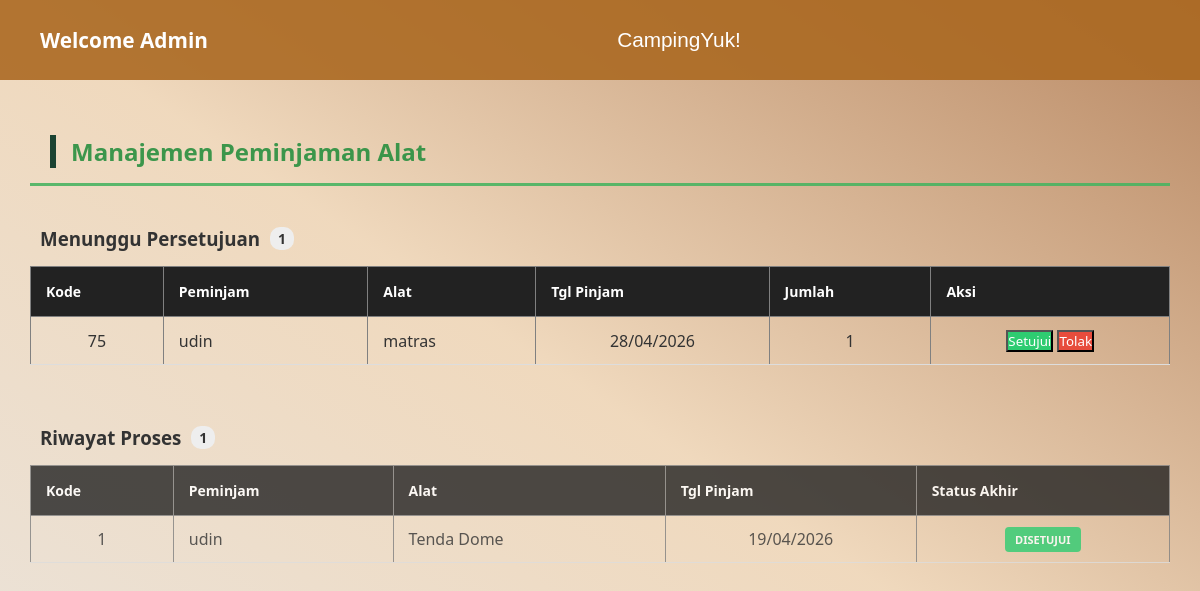
The app's page /view/view_admin/peminjaman.php (signed in) with its own data.
### tables this page shows
CREATE TABLE `peminjaman_alat` (
  `id_user` int(11) NOT NULL,
  `id_alat` int(20) NOT NULL,
  `kode_pinjam` int(10) NOT NULL,
  `nama_peminjam` varchar(200) NOT NULL,
  `tanggal_meminjam` date NOT NULL,
  `batas_pengembalian` date NOT NULL,
  `jumlah` int(20) NOT NULL,
  `status` enum('Menunggu','Disetujui','Ditolak','') NOT NULL
);

CREATE TABLE `peralatan` (
  `id_alat` int(20) NOT NULL,
  `id_kategori` int(11) NOT NULL,
  `nama_alat` varchar(50) NOT NULL,
  `jumlah` int(11) NOT NULL,
  `foto_alat` varchar(255) NOT NULL,
  `harga` varchar(50) DEFAULT NULL
);

### controller/c_peminjaman.php (called while the page is built, shortened)
<?php
include_once __DIR__ . '/../models/m_peminjaman.php';
$peminjaman = new peminjaman();
$id_session = $_SESSION['data']['id_user'] ?? null;
$role_session = $_SESSION['data']['role'] ?? 'user';
try {
    if (isset($_GET['aksi'])) {
        $aksi = $_GET['aksi'];
        if ($aksi == 'peminjaman') {
            $id_user = $id_session;
            $id_alat = $_POST['id_alat'];
            $nama_peminjam = $_POST['nama_peminjam'];
            $tgl_pinjam = $_POST['tgl_pinjam'];
            $tgl_kembali = $_POST['tgl_kembali'];
            $jumlah = $_POST['jumlah'];
            $result = $peminjaman->tambah_data_peminjam($id_user, $id_alat, $nama_peminjam, $tgl_pinjam, $tgl_kembali, $jumlah);
            if ($result) {
                echo "<script>alert('Berhasil!'); window.location='../view/view_user/daftar_peminjaman.php'</script>";
            } else {
                echo "<script>alert('Gagal tambah data!'); history.back();</script>";
            }
            exit;
        }
        if ($aksi == 'update_status') {
    $id = $_GET['id'] ?? null;
    $status_req = $_GET['status'] ?? null;
    if ($id && $status_req) {
        $result = $peminjaman->update_status_peminjaman($id, $status_req);
        if ($result) {
            $redirect_url = '../View/view_petugas/pengembalian.php';
            if (isset($_SESSION['role']) && $_SESSION['role'] == 'admin') {
                $redirect_url = '../View/view_admin/pengembalian.php';
            }
            echo "<script>
                    alert('Data berhasil diproses!');
                    window.location.href = '$redirect_url';
                  </script>";
        } else {
            echo "<script>
                    alert('Gagal memproses data! Periksa relasi database.');
                    history.back();
                  </script>";
        }
    }
    exit;
}
    } else {
        $data_peminjam = ($role_session == 'admin' || $role_session == 'petugas')
                         ? $peminjaman->tampil_data_peminjam()
                         : $peminjaman->tampil_data_peminjam($id_session);
    }
} catch (Exception $e) {
    echo "Error: " . $e->getMessage();
}
?>

### models/m_koneksi.php (called while the page is built, shortened)
<?php
class Koneksi {
    private $host = "localhost",
            $username = "root",
            $pass = "",
            $db = "peminjaman_alat";
    function __construct() {
        $this->koneksi = mysqli_connect(
            $this->host,
            $this->username,
            $this->pass,
            $this->db
        );
    }
}

### models/m_peminjaman.php (called while the page is built, shortened)
<?php
include_once 'm_koneksi.php';
class peminjaman {
    private $conn;
    public function __construct() {
        $db = new koneksi();
        $this->conn = $db->koneksi;
    }
    function tampil_data_peminjam($id_user = null) {
        $sql = "SELECT p.*, a.nama_alat FROM peminjaman_alat p
                INNER JOIN peralatan a ON p.id_alat = a.id_alat";
        $query = mysqli_query($this->conn, $sql);
        $result = [];
        while ($data = mysqli_fetch_assoc($query)) {
            $result[] = $data;
        }
        return $result;
    }
}
?>

### view/view_admin/peminjaman.php (the view, shortened to what this page needs)
<?php
include_once '../../controller/c_peminjaman.php';
include_once '../template/navbar.php';
$data_menunggu = array_filter($data_peminjam, function($item) {
    return $item['status'] == 'Menunggu';
});
$data_selesai = array_filter($data_peminjam, function($item) {
    return $item['status'] != 'Menunggu';
});
?>
<!DOCTYPE html>
<html lang="en">
<head>
  <link rel="stylesheet" href="../template/style.css">
  <link rel="stylesheet" href="../template/dashboard_adm.css">
</head>
<body>
  <div class="main-content">
    <h2>Manajemen Peminjaman Alat</h2>
    <hr>
    <h3 class="section-title">
      <i class="fas fa-clock"></i> Menunggu Persetujuan
      <span class="count-badge"><?= count($data_menunggu) ?></span>
    </h3>
    <div class="table-container">
      <table border="1" width="100%" style="border-collapse: collapse;">
        <thead>
          <tr>
            <th>Kode</th>
            <th>Peminjam</th>
            <th>Alat</th>
            <th>Tgl Pinjam</th>
            <th>Jumlah</th>
            <th>Aksi</th>
          </tr>
        </thead>
        <tbody>
          <?php if (!empty($data_menunggu)): ?>
            <?php foreach ($data_menunggu as $row): ?>
            <tr>
              <td style="text-align: center;"><?= $row['kode_pinjam'] ?></td>
              <td><?= $row['nama_peminjam'] ?></td>
              <td><?= $row['nama_alat'] ?></td>
              <td style="text-align: center;"><?= date('d/m/Y', strtotime($row['tanggal_meminjam'])) ?></td>
              <td style="text-align: center;"><?= $row['jumlah'] ?></td>
              <td style="text-align: center;">
                <button type="button" class="btn-action btn-setuju" onclick="konfirmasiAksi('<?= $row['kode_pinjam'] ?>', 'setujui')">Setujui</button>
                <button type="button" class="btn-action btn-tolak" onclick="konfirmasiAksi('<?= $row['kode_pinjam'] ?>', 'tolak')">Tolak</button>
              </td>
            </tr>
            <?php endforeach; ?>
          <?php else: ?>
            <tr><td colspan="6" style="text-align: center; padding: 15px; color: #999;">Tidak ada permintaan baru.</td></tr>
          <?php endif; ?>
        </tbody>
      </table>
    </div>
    <h3 class="section-title">
      <i class="fas fa-check-double"></i> Riwayat Proses
      <span class="count-badge"><?= count($data_selesai) ?></span>
    </h3>
    <div class="table-container">
      <table border="1" width="100%" style="border-collapse: collapse; opacity: 0.8;">
        <thead>
          <tr style="background-color: #555;">
            <th>Kode</th>
            <th>Peminjam</th>
            <th>Alat</th>
            <th>Tgl Pinjam</th>
            <th>Status Akhir</th>
          </tr>
        </thead>
        <tbody>
          <?php if (!empty($data_selesai)): ?>
            <?php foreach ($data_selesai as $row): ?>
            <tr>
              <td style="text-align: center;"><?= $row['kode_pinjam'] ?></td>
              <td><?= $row['nama_peminjam'] ?></td>
              <td><?= $row['nama_alat'] ?></td>
              <td style="text-align: center;"><?= date('d/m/Y', strtotime($row['tanggal_meminjam'])) ?></td>
              <td style="text-align: center;">
                <span class="badge <?= ($row['status'] == 'Disetujui') ? 'status-disetujui' : 'status-ditolak' ?>">
                  <?= $row['status'] ?>
                </span>
              </td>
            </tr>
            <?php endforeach; ?>
          <?php else: ?>
            <tr><td colspan="5" style="text-align: center; padding: 15px; color: #999;">Belum ada riwayat proses.</td></tr>
          <?php endif; ?>
        </tbody>
      </table>
    </div>
  </div>
</body>
</html>

### view/template/style.css (style rules this page uses)
html, body { margin: 0; padding: 0; min-height: 100vh; width: 100%; }
body { font-family: 'Segoe UI', Roboto, sans-serif; background: #a8834a; background: linear-gradient(145deg, #a8834a 0%, #ecd0a9 100%) fixed; background-attachment: fixed; color: #2d3436; }
h2 { color: #1b4332; font-size: 24px; margin-bottom: 15px; border-left: 6px solid #1b4332; padding-left: 15px; }
.table-container { overflow-x: auto; }
table { width: 100%; border-collapse: collapse; }
thead { background-color: #1b4332; }
th { color: #ffffff; padding: 15px; text-align: left; font-size: 14px; }
td { padding: 12px 15px; border-bottom: 1px solid #ddd; color: #333; }

### view/template/dashboard_adm.css (style rules this page uses)
* { box-sizing: border-box; font-family: "Segoe UI", sans-serif; margin: 0; padding: 0; }
body { margin: 0; padding: 0; min-height: 100vh; background-color: #f8fafc; background-image: linear-gradient( to bottom left, rgba(157, 87, 33, 0.702), rgba(224, 155, 72, 0.348) 50%, #9a662a26 100% ); background-attachment: fixed; }
.main-content { flex: 1; padding: 30px; }
h2 { margin-top: 25px; margin-left: 20px; color: #268e3ee4; }
hr { border: 0; background: #48b361e4; margin: 15px auto 30px auto; height: 3px; width: 100%; }

### view/view_admin/peminjaman.php (style rules this page uses)
.badge { padding: 5px 10px; border-radius: 4px; font-size: 11px; font-weight: bold; text-transform: uppercase; }
.status-disetujui { background-color: #2ecc71; color: #fff; }
.section-title { margin-top: 40px; margin-bottom: 15px; color: #333; display: flex; align-items: center; gap: 10px; }
.count-badge { background: #eee; padding: 2px 8px; border-radius: 10px; font-size: 14px; }
.btn-setuju { background-color: #2ecc71; color: white; }
.btn-tolak { background-color: #e74c3c; color: white; }
table { margin-bottom: 20px; }
th { background-color: #222; color: white; }

### records on screen
peminjaman_alat: kode_pinjam "75", nama_peminjam "udin", id_alat.nama_alat "matras", tanggal_meminjam "28/04/2026", jumlah "1"
peminjaman_alat: kode_pinjam "1", nama_peminjam "udin", id_alat.nama_alat "Tenda Dome", tanggal_meminjam "19/04/2026", status "DISETUJUI"

### other values on screen
count($data_menunggu) "1"
count($data_selesai) "1"
